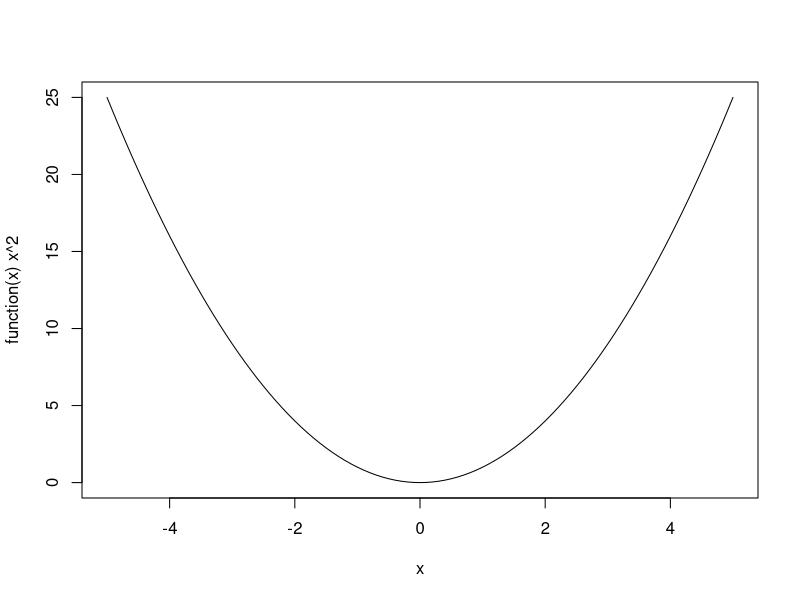
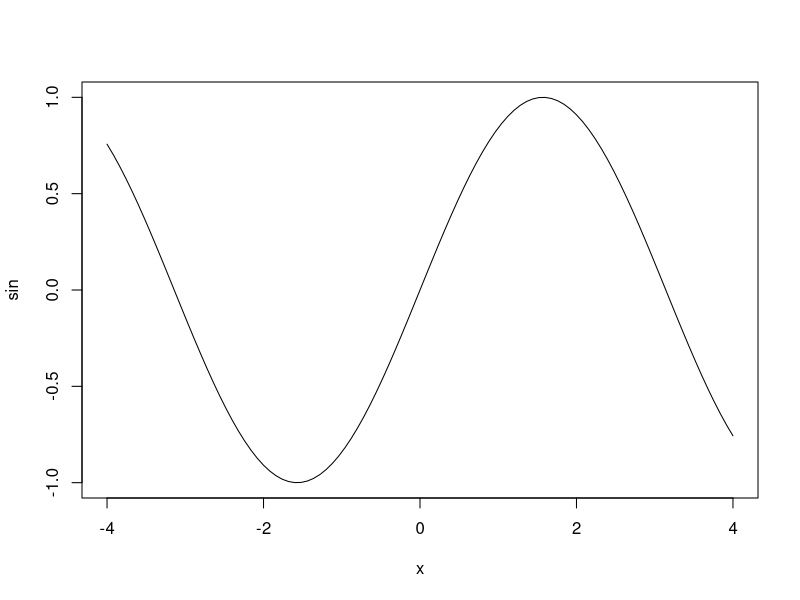
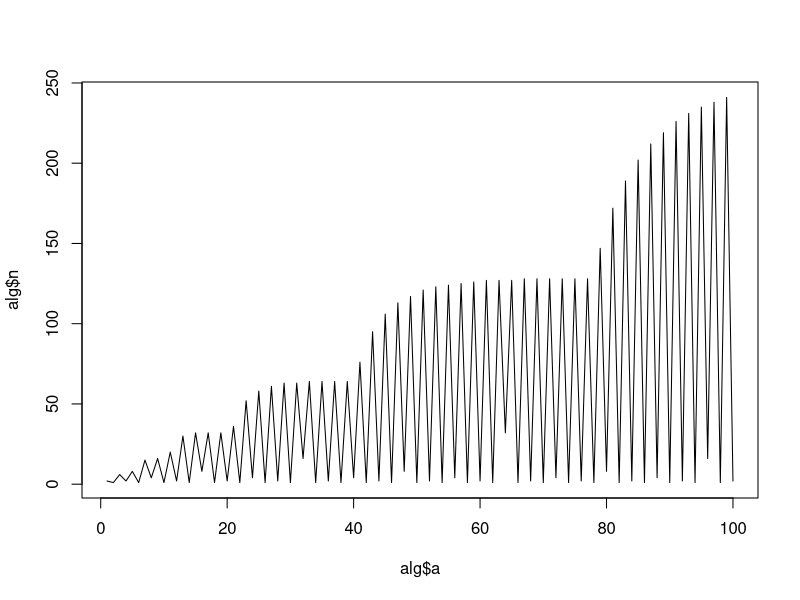
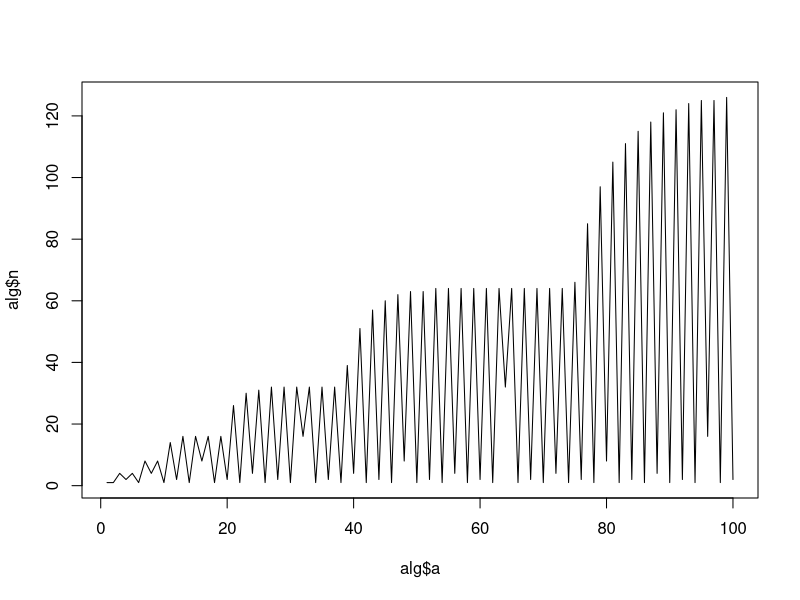
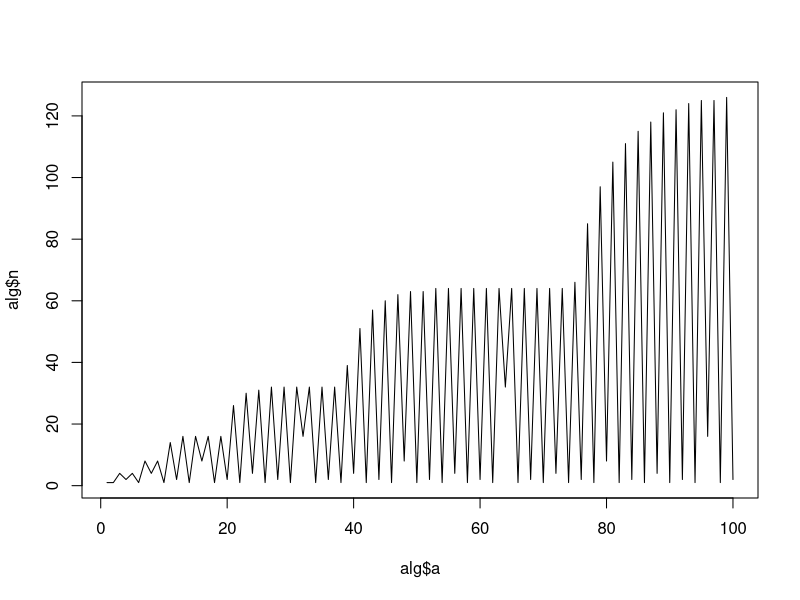
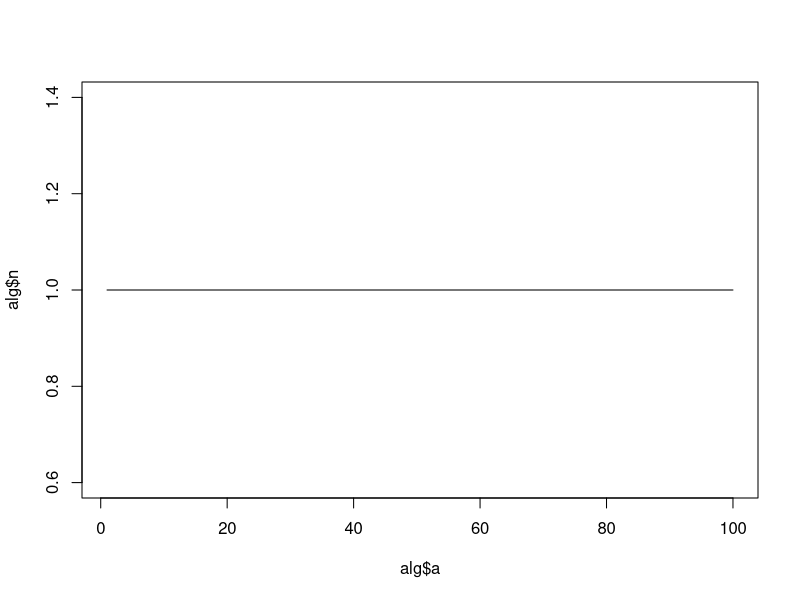

Here is the R script that generated these plots, in order:
pdf(file="result.pdf", height=8, width=8, bg="white")

plot(function(x) x^2, -5, 5)
plot(sin, -4, 4)

res = read.csv("f_osc.txt")

which = which(res$alg=="qag")
alg = res[which,]
plot(alg$a, alg$n, type="l")

which = which(res$alg=="qags")
alg = res[which,]
plot(alg$a, alg$n, type="l")

which = which(res$alg=="qagp")
alg = res[which,]
plot(alg$a, alg$n, type="l")

which = which(res$alg=="qawo")
alg = res[which,]
plot(alg$a, alg$n, type="l")

dev.off()
